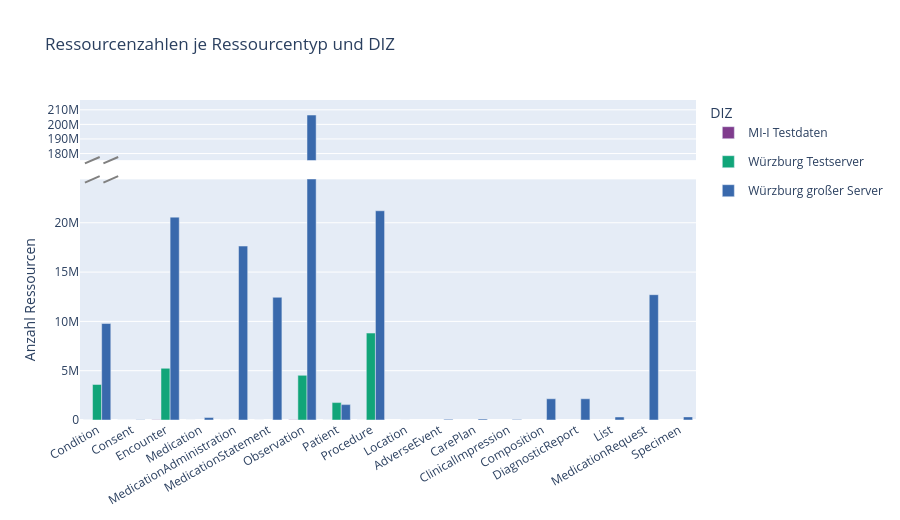

Notebook cell for this chart:
### Markdown cell above
---
## 1. Datensatz-Übersicht

### Code cell
# ── 1a. Ressourcenzahlen pro DIZ ─────────────────────────────────────────
if not df_summary.empty:
    _vals = np.sort(df_summary["total_resources"].values.astype(float))
    _gaps = np.diff(_vals) / (_vals[:-1] + 1)
    _bi = int(np.argmax(_gaps))
    _needs_break = len(_gaps) > 0 and _gaps[_bi] > 2.0

    if _needs_break:
        _break_lo = _vals[_bi] * 1.15
        _break_hi = _vals[_bi + 1] * 0.85
        _y_max    = _vals[-1] * 1.05

        fig = make_subplots(
            rows=2, cols=1, shared_xaxes=True,
            vertical_spacing=0.06,
            row_heights=[0.2, 0.8]
        )
        for diz_name in LOADED_DIZ:
            sub = df_summary[df_summary["diz"] == diz_name]
            kw = dict(
                name=diz_name,
                x=sub["resource_type"].tolist(),
                y=sub["total_resources"].tolist(),
                marker_color=COLOR_MAP[diz_name],
                offsetgroup=diz_name,
            )
            fig.add_trace(go.Bar(**kw, showlegend=False, legendgroup=diz_name), row=1, col=1)
            fig.add_trace(go.Bar(**kw, showlegend=True,  legendgroup=diz_name), row=2, col=1)

        fig.update_yaxes(range=[_break_hi, _y_max], row=1, col=1)
        fig.update_yaxes(range=[0, _break_lo],      row=2, col=1, title_text="Anzahl Ressourcen")
        fig.update_xaxes(tickangle=-30)

        # Break-Markierungen an der Y-Achse (diagonale Linien)
        _avail    = 1.0 - 0.06
        _y_lo_top = 0.8 * _avail            # oberes Ende des unteren Panels
        _y_hi_bot = _y_lo_top + 0.06        # unteres Ende des oberen Panels
        _dw, _dh  = 0.012, 0.010
        for _yc in [_y_lo_top, _y_hi_bot]:
            for _xc in [0.02, 0.05]:
                fig.add_shape(
                    type="line", xref="paper", yref="paper",
                    x0=_xc - _dw, y0=_yc - _dh,
                    x1=_xc + _dw, y1=_yc + _dh,
                    line=dict(color="gray", width=2),
                )

        fig.update_layout(
            barmode="group", height=520, legend_title="DIZ",
            title_text="Ressourcenzahlen je Ressourcentyp und DIZ",
        )
    else:
        fig = px.bar(
            df_summary,
            x="resource_type", y="total_resources", color="diz",
            barmode="group", color_discrete_map=COLOR_MAP,
            title="Ressourcenzahlen je Ressourcentyp und DIZ",
            labels={"total_resources": "Anzahl Ressourcen", "resource_type": "Ressourcentyp", "diz": "DIZ"},
            height=450,
        )
        fig.update_layout(xaxis_tickangle=-30)

    fig.show()

### Figure 1 — Plotly figure (JSON) as saved in the notebook; plotly's stock layout.template omitted (floating-point values rounded to 4 significant figures)
{"data": [{"legendgroup": "MI-I Testdaten", "marker": {"color": "rgb(127, 60, 141)"}, "name": "MI-I Testdaten", "offsetgroup": "MI-I Testdaten", "showlegend": false, "x": ["Condition", "Consent", "Encounter", "Medication", "MedicationAdministration", "MedicationStatement", "Observation", "Patient", "Procedure"], "y": [12342, 9687, 24321, 242, 165, 3600, 19174, 12101, 47], "type": "bar", "xaxis": "x", "yaxis": "y"}, {"legendgroup": "MI-I Testdaten", "marker": {"color": "rgb(127, 60, 141)"}, "name": "MI-I Testdaten", "offsetgroup": "MI-I Testdaten", "showlegend": true, "x": ["Condition", "Consent", "Encounter", "Medication", "MedicationAdministration", "MedicationStatement", "Observation", "Patient", "Procedure"], "y": [12342, 9687, 24321, 242, 165, 3600, 19174, 12101, 47], "type": "bar", "xaxis": "x2", "yaxis": "y2"}, {"legendgroup": "Würzburg Testserver", "marker": {"color": "rgb(17, 165, 121)"}, "name": "Würzburg Testserver", "offsetgroup": "Würzburg Testserver", "showlegend": false, "x": ["Condition", "Consent", "Encounter", "Location", "Observation", "Patient", "Procedure"], "y": [3604536, 276, 5241441, 678, 4527727, 1766849, 8815632], "type": "bar", "xaxis": "x", "yaxis": "y"}, {"legendgroup": "Würzburg Testserver", "marker": {"color": "rgb(17, 165, 121)"}, "name": "Würzburg Testserver", "offsetgroup": "Würzburg Testserver", "showlegend": true, "x": ["Condition", "Consent", "Encounter", "Location", "Observation", "Patient", "Procedure"], "y": [3604536, 276, 5241441, 678, 4527727, 1766849, 8815632], "type": "bar", "xaxis": "x2", "yaxis": "y2"}, {"legendgroup": "Würzburg großer Server", "marker": {"color": "rgb(57, 105, 172)"}, "name": "Würzburg großer Server", "offsetgroup": "Würzburg großer Server", "showlegend": false, "x": ["AdverseEvent", "CarePlan", "ClinicalImpression", "Composition", "Condition", "Consent", "DiagnosticReport", "Encounter", "List", "Medication", "MedicationAdministration", "MedicationRequest", "MedicationStatement", "Observation", "Patient", "Procedure", "Specimen"], "y": [64364, 96105, 46000, 2151484, 9784085, 24846, 2151484, 20572603, 305510, 249766, 17639983, 12708968, 12442056, 206416835, 1559225, 21220198, 316335], "type": "bar", "xaxis": "x", "yaxis": "y"}, {"legendgroup": "Würzburg großer Server", "marker": {"color": "rgb(57, 105, 172)"}, "name": "Würzburg großer Server", "offsetgroup": "Würzburg großer Server", "showlegend": true, "x": ["AdverseEvent", "CarePlan", "ClinicalImpression", "Composition", "Condition", "Consent", "DiagnosticReport", "Encounter", "List", "Medication", "MedicationAdministration", "MedicationRequest", "MedicationStatement", "Observation", "Patient", "Procedure", "Specimen"], "y": [64364, 96105, 46000, 2151484, 9784085, 24846, 2151484, 20572603, 305510, 249766, 17639983, 12708968, 12442056, 206416835, 1559225, 21220198, 316335], "type": "bar", "xaxis": "x2", "yaxis": "y2"}], "layout": {"xaxis": {"anchor": "y", "domain": [0.0, 1.0], "matches": "x2", "showticklabels": false, "tickangle": -30}, "yaxis": {"anchor": "x", "domain": [0.812, 1.0], "range": [175500000.0, 216700000.0]}, "xaxis2": {"anchor": "y2", "domain": [0.0, 1.0], "tickangle": -30}, "yaxis2": {"anchor": "x2", "domain": [0.0, 0.752], "title": {"text": "Anzahl Ressourcen"}, "range": [0, 24400000.0]}, "shapes": [{"line": {"color": "gray", "width": 2}, "type": "line", "x0": 0.008, "x1": 0.032, "xref": "paper", "y0": 0.742, "y1": 0.762, "yref": "paper"}, {"line": {"color": "gray", "width": 2}, "type": "line", "x0": 0.038, "x1": 0.062, "xref": "paper", "y0": 0.742, "y1": 0.762, "yref": "paper"}, {"line": {"color": "gray", "width": 2}, "type": "line", "x0": 0.008, "x1": 0.032, "xref": "paper", "y0": 0.802, "y1": 0.822, "yref": "paper"}, {"line": {"color": "gray", "width": 2}, "type": "line", "x0": 0.038, "x1": 0.062, "xref": "paper", "y0": 0.802, "y1": 0.822, "yref": "paper"}], "title": {"text": "Ressourcenzahlen je Ressourcentyp und DIZ"}, "barmode": "group", "height": 520, "legend": {"title": {"text": "DIZ"}}}}
